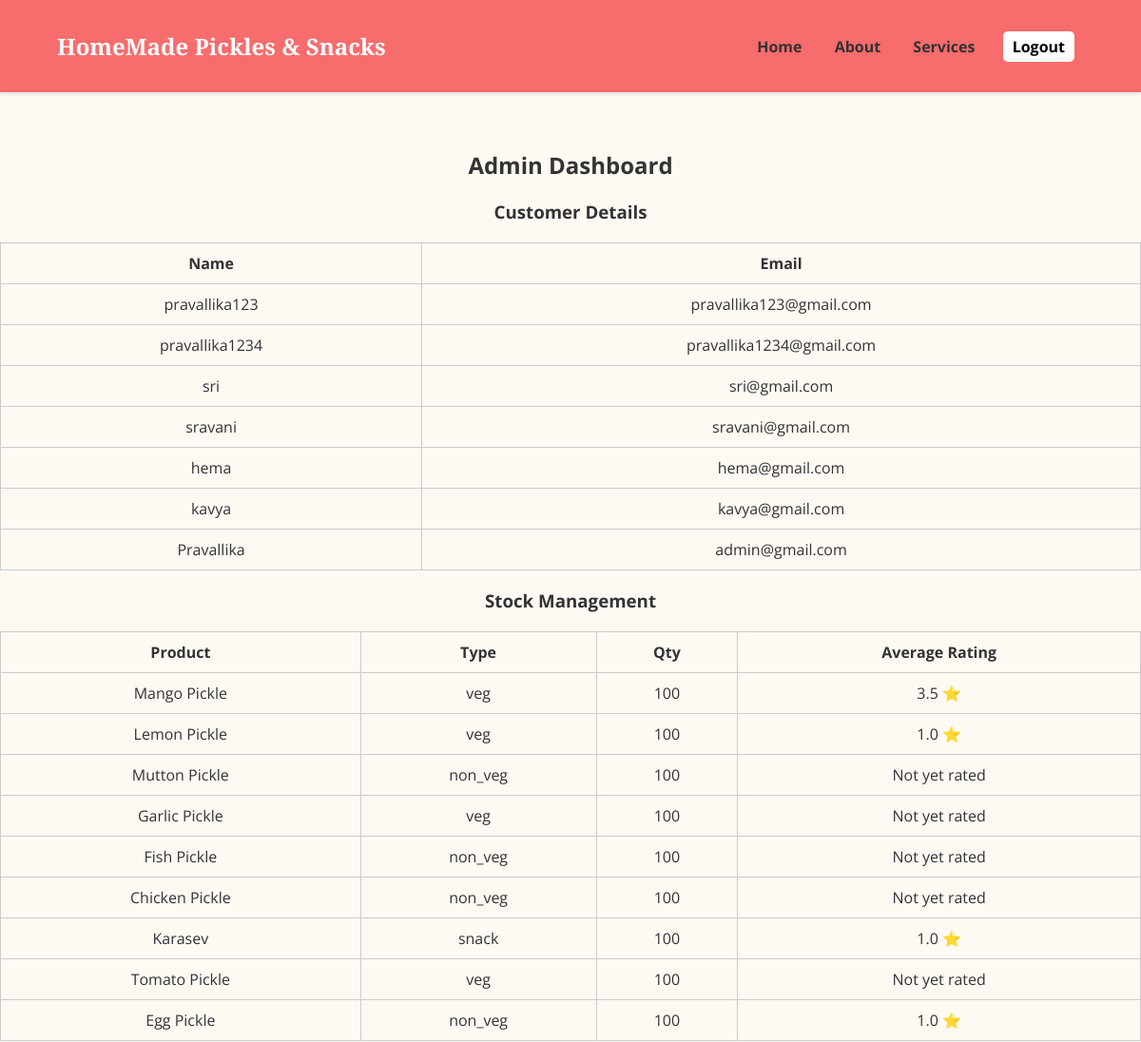
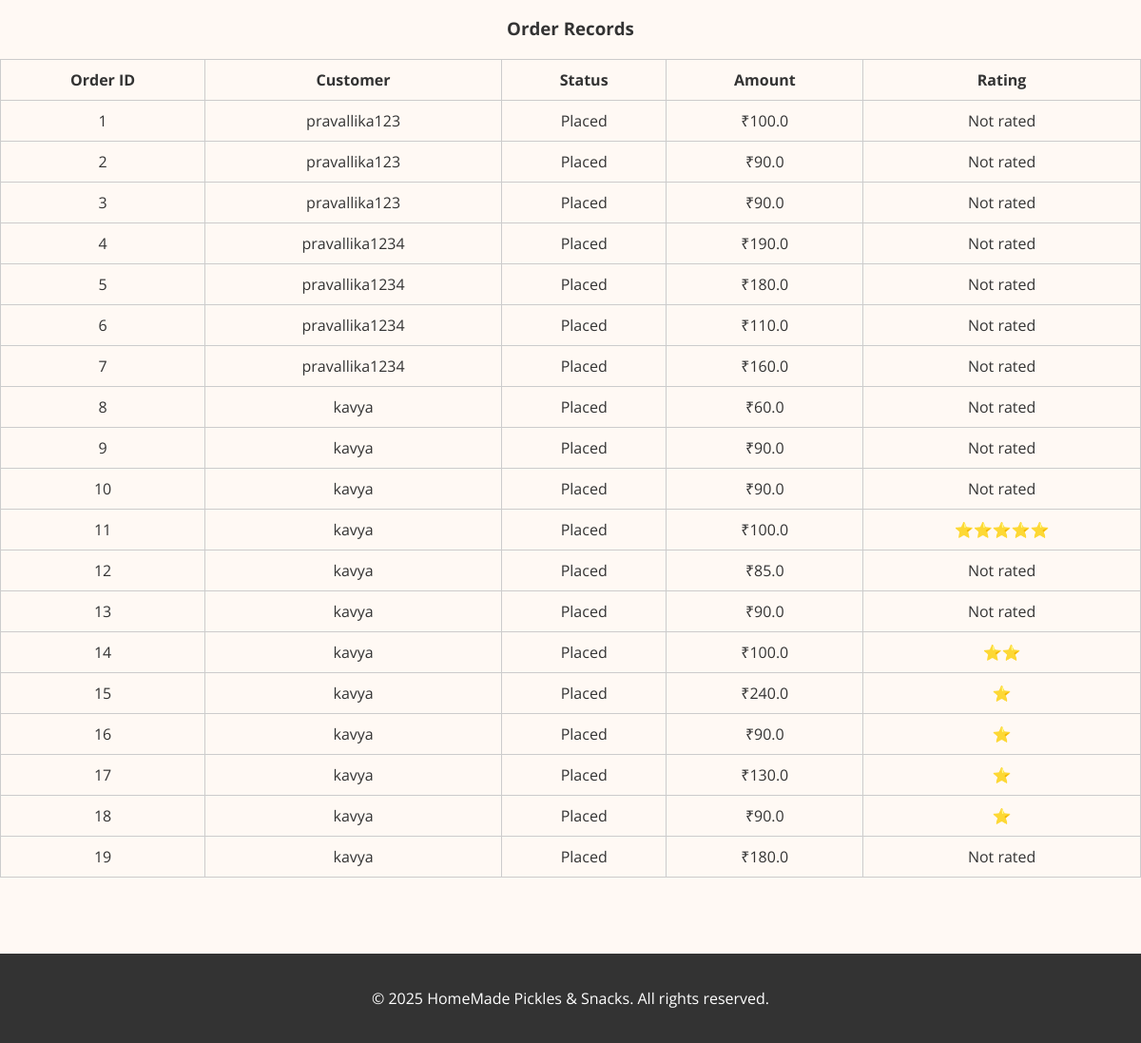
The page /dashboard (signed in) on the database its author committed (2 pictures, top to bottom).
### models.py (models this page shows)
class User(db.Model):
    id = db.Column(db.Integer, primary_key=True)
    username = db.Column(db.String(80), nullable=False, unique=True)
    email = db.Column(db.String(120), nullable=False, unique=True)
    password = db.Column(db.String(200), nullable=False)
    is_admin = db.Column(db.Boolean, default=False)

class Product(db.Model):
    id = db.Column(db.Integer, primary_key=True)
    name = db.Column(db.String(120))
    description = db.Column(db.String(500))
    price = db.Column(db.Integer)
    category = db.Column(db.String(50))
    stock = db.Column(db.Integer)
    ratings = db.relationship('Rating', backref='product')

class Order(db.Model):
    id = db.Column(db.Integer, primary_key=True)
    user_id = db.Column(db.Integer, db.ForeignKey('user.id'))
    total = db.Column(db.Float)
    status = db.Column(db.String(50), default='Placed')
    address = db.Column(db.Text)
    timestamp = db.Column(db.DateTime, default=datetime.utcnow)
    user = db.relationship('User', backref='orders')
    ratings = db.relationship('Rating', backref='order')
    order_items = db.relationship('OrderItem', backref='order')

### app.py (the view)
@app.route('/dashboard')
@login_required
def dashboard():
    user = User.query.get(session['user_id'])
    if user.is_admin:
        products = Product.query.all()
        for product in products:
            avg = db.session.query(db.func.avg(Rating.stars)).filter_by(product_id=product.id).scalar()
            product.avg_rating = avg
        orders = Order.query.all()
        for order in orders:
            rating = Rating.query.filter_by(order_id=order.id).first()
            order.rating = rating
        customers = User.query.filter_by(is_admin=False).all()
        admins = User.query.filter_by(is_admin=True).all()
        return render_template('admin_dashboard.html', customers=customers, admins=admins,
                               products=products, orders=orders)
    else:
        orders = Order.query.filter_by(user_id=user.id).all()
        return render_template('customer_dashboard.html', user=user, orders=orders)

### app.py (called while the page is built)
def login_required(f):
    @wraps(f)
    def decorated_function(*args, **kwargs):
        if 'user_id' not in session:
            return redirect(url_for('login'))
        return f(*args, **kwargs)
    return decorated_function

### templates/admin_dashboard.html
{% extends "base.html" %}
{% block content %}
<section class="section">
    <div class="container">
        <h2 class="title is-3"> Admin Dashboard</h2>
        <h3 class="title is-4">Customer Details</h3>
        <table class="table is-striped is-bordered">
            <thead>
                <tr>
                    <th>Name</th>
                    <th>Email</th>
                </tr>
            </thead>
            <tbody>
                {% for customer in customers %}
                <tr>
                    <td>{{ customer.username }}</td>
                    <td>{{ customer.email }}</td>
                </tr>
                {% endfor %}
            </tbody>
        </table>
        <h3 class="title is-4">Stock Management</h3>
        <table class="table is-striped is-bordered">
            <thead>
                <tr>
                    <th>Product</th>
                    <th>Type</th>
                    <th>Qty</th>
                    <th>Average Rating</th>
                </tr>
            </thead>
            <tbody>
                {% for product in products %}
                <tr>
                    <td>{{ product.name }}</td>
                    <td>{{ product.category }}</td>
                    <td>{{ product.stock }}</td>
                    <td>
                        {% if product.avg_rating %}
                            {{ product.avg_rating | round(1) }} ⭐
                        {% else %}
                            Not yet rated
                        {% endif %}
                    </td>
                </tr>
                {% endfor %}
            </tbody>
        </table>
        <h3 class="title is-4">Order Records</h3>
        <table class="table is-striped is-bordered">
            <thead>
                <tr>
                    <th>Order ID</th>
                    <th>Customer</th>
                    <th>Status</th>
                    <th>Amount</th>
                    <th>Rating</th>
                </tr>
            </thead>
            <tbody>
                {% for order in orders %}
                <tr>
                    <td>{{ order.id }}</td>
                    <td>{{ order.user.username }}</td>
                    <td>{{ order.status }}</td>
                    <td>₹{{ order.total }}</td>
                    <td>
                        {% if order.rating %}
                            {% for i in range(order.rating.stars) %}⭐{% endfor %}
                        {% else %}
                            Not rated
                        {% endif %}
                    </td>
                </tr>
                {% endfor %}
            </tbody>
        </table>
    </div>
</section>
{% endblock %}

### static/styles.css (style rules this page uses)
body { margin: 0; font-family: 'Open Sans', sans-serif; background-color: #fff9f4; color: #333; }
.section { padding: 40px 0; text-align: center; }
table { width: 100%; border-collapse: collapse; margin-top: 20px; }
table, th, td { border: 1px solid #ccc; }
th, td { padding: 10px; text-align: center; }

### rows shown on the page
User: username "pravallika123", email "pravallika123@gmail.com"
User: username "pravallika1234", email "pravallika1234@gmail.com"
User: username "sri", email "sri@gmail.com"
User: username "sravani", email "sravani@gmail.com"
User: username "hema", email "hema@gmail.com"
User: username "kavya", email "kavya@gmail.com"
User: username "Pravallika", email "admin@gmail.com"
Product: name "Mango Pickle", category "veg", stock "100", avg_rating "3.5"
Product: name "Lemon Pickle", category "veg", stock "100", avg_rating "1.0"
Product: name "Mutton Pickle", category "non_veg", stock "100", shows "Not yet rated"
Product: name "Garlic Pickle", category "veg", stock "100", shows "Not yet rated"
Product: name "Fish Pickle", category "non_veg", stock "100", shows "Not yet rated"
Product: name "Chicken Pickle", category "non_veg", stock "100", shows "Not yet rated"
Product: name "Karasev", category "snack", stock "100", avg_rating "1.0"
Product: name "Tomato Pickle", category "veg", stock "100", shows "Not yet rated"
Product: name "Egg Pickle", category "non_veg", stock "100", avg_rating "1.0"
Order: id "1", user.username "pravallika123", status "Placed", total "100.0", shows "Not rated"
Order: id "2", user.username "pravallika123", status "Placed", total "90.0", shows "Not rated"
Order: id "3", user.username "pravallika123", status "Placed", total "90.0", shows "Not rated"
Order: id "4", user.username "pravallika1234", status "Placed", total "190.0", shows "Not rated"
Order: id "5", user.username "pravallika1234", status "Placed", total "180.0", shows "Not rated"
Order: id "6", user.username "pravallika1234", status "Placed", total "110.0", shows "Not rated"
Order: id "7", user.username "pravallika1234", status "Placed", total "160.0", shows "Not rated"
Order: id "8", user.username "kavya", status "Placed", total "60.0", shows "Not rated"
Order: id "9", user.username "kavya", status "Placed", total "90.0", shows "Not rated"
Order: id "10", user.username "kavya", status "Placed", total "90.0", shows "Not rated"
Order: id "11", user.username "kavya", status "Placed", total "100.0"
Order: id "12", user.username "kavya", status "Placed", total "85.0", shows "Not rated"
Order: id "13", user.username "kavya", status "Placed", total "90.0", shows "Not rated"
Order: id "14", user.username "kavya", status "Placed", total "100.0"
Order: id "15", user.username "kavya", status "Placed", total "240.0"
Order: id "16", user.username "kavya", status "Placed", total "90.0"
Order: id "17", user.username "kavya", status "Placed", total "130.0"
Order: id "18", user.username "kavya", status "Placed", total "90.0"
Order: id "19", user.username "kavya", status "Placed", total "180.0", shows "Not rated"
